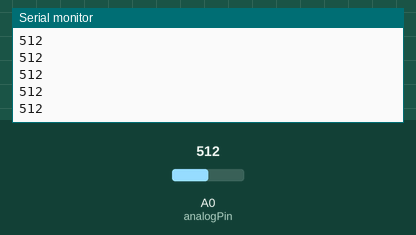
A sketch run on a simulated Arduino Uno, built with avr-gcc and run on an emulated ATmega328P. Shown: the last lines printed to the serial monitor. Inputs (shaded band) come from the test bench; at power-on: A0 (analogPin) = 512.

Above: at 1.2 s.
1.3 s: A0 (analogPin) set to 716
At 1.31 s:
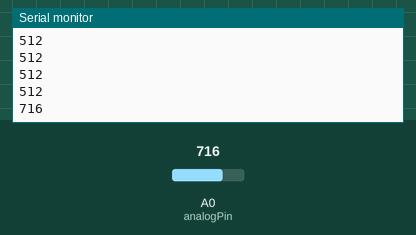
2.8 s: A0 (analogPin) set to 900
At 2.81 s:
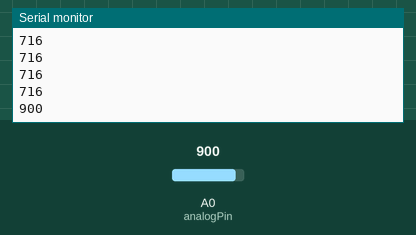
Timing chart, 0 to 5.8 s (numbered marks = the images above; inputs shaded):
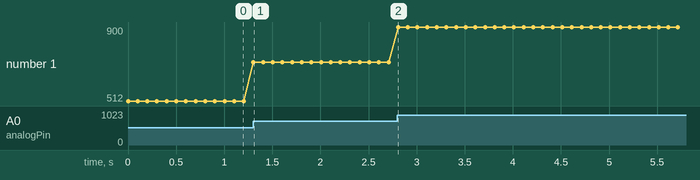

The sketch:

POT_INPUT.ino
```cpp
//GET INPUT FROM POT

const int analogPin = A0;
int value;
void setup() {
  // put your setup code here, to run once:
  pinMode(analogPin , INPUT);
  Serial.begin(9600);
}

void loop() {
  // put your main code here, to run repeatedly:
  value = analogRead(analogPin);
  Serial.println(value);
  delay(100);
}
```

Measured:
- after the input at 1.3 s, the serial monitor: prints a new line at once (image 1)
- after the input at 2.8 s, the serial monitor: prints a new line at once (image 2)
- plotted number 1: 512 → 716 after the input at 1.3 s, 716 → 900 after the input at 2.8 s
